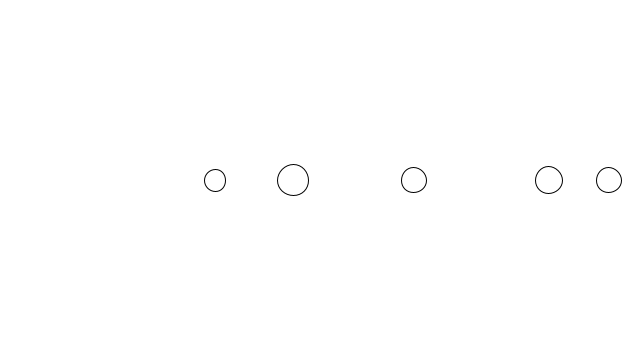
Frame 1 (no input)
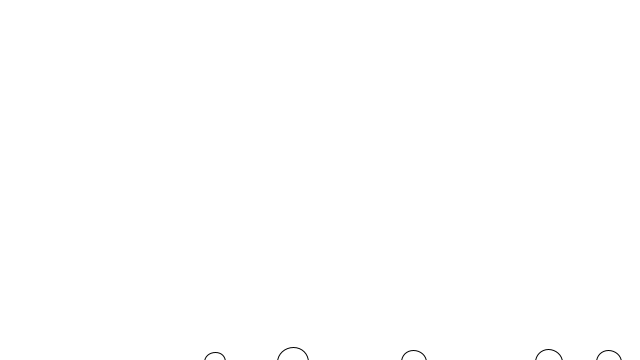
Frame 60 (the mouse pressed at the canvas centre just before this capture)
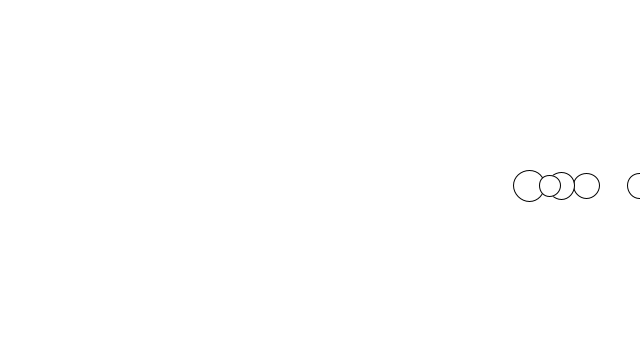
Frame 120 (the mouse held since frame 60 and released just before this capture)

The Processing sketch that drew these frames (run headless with seeded random() and noise(); from frame 60 on, the mouse is pressed at the canvas centre):

// Processing sketch: NoC_02_2_Forces_with_Mass_Class
// ── NoC_02_2_Forces_with_Mass_Class.pde
class Mover{
  // Declarations
  PVector loc;
  PVector vel;
  PVector acc;
  float mass;
  //constructor
  Mover(){
    loc = new PVector(random(width), height/2);
    vel = new PVector(0, 0);
    acc = new PVector(0, 0);
    mass = random(1,2);
  }
  
  //apply Newton's 2nd law with mass
  void applyForce(PVector f){
    // create a new instance of f
    PVector force = PVector.div(f,mass);
    acc.add(force);
  }
  
  void update(){
    vel.add(acc);
    loc.add(vel);
    vel.limit(15);
    acc.mult(0);

  }
  
  void edges(){
  if ((loc.x > width) || (loc.x < 0)){
    vel.x *= -1;
  }
  if ((loc.y > height) || (loc.y < 0)){
    vel.y *= -1;
  }
  }
  
  
  void display(){
    ellipse(loc.x, loc.y, mass*20, mass*20);
  }
  
}

// ── NoC_02_2_Forces_with_Mass.pde
// make an array of Movers
Mover[] movers;

void settings(){
    size(640, 360);
}
//setup
void setup(){

  // 5 movers into the array
  movers = new Mover[5];
  // actually instantiate the movers in the array
  for (int i = 0; i < movers.length; i++){
    movers[i] = new Mover();
  }
}


void draw(){
  background(255);
  
  // Using the enhanced loop
  for (Mover m: movers){
    
  // to get everything to fall at the same time, scale everything by mass  
    PVector gravity = new PVector(0, 0.1);
    gravity.mult(m.mass);
    m.applyForce(gravity);
  
  // Apply wind only when mouseclicked
    if (mousePressed){
      PVector wind = new PVector(0.2, 0);
      m.applyForce(wind);
     }  
  m.update();
  m.edges();
  m.display();
  }
}
